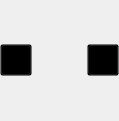
<?xml version="1.0" encoding="UTF-8"?>
<ui version="4.0">
 <class>table_widget</class>
 <widget class="QWidget" name="table_widget">
  <property name="geometry">
   <rect>
    <x>0</x>
    <y>0</y>
    <width>119</width>
    <height>121</height>
   </rect>
  </property>
  <property name="minimumSize">
   <size>
    <width>119</width>
    <height>121</height>
   </size>
  </property>
  <property name="maximumSize">
   <size>
    <width>119</width>
    <height>121</height>
   </size>
  </property>
  <property name="windowTitle">
   <string>Form</string>
  </property>
  <property name="styleSheet">
   <string notr="true"/>
  </property>
  <layout class="QHBoxLayout" name="horizontalLayout" stretch="1,0,1">
   <property name="spacing">
    <number>0</number>
   </property>
   <property name="margin">
    <number>0</number>
   </property>
   <item>
    <widget class="QPushButton" name="left_btn">
     <property name="minimumSize">
      <size>
       <width>32</width>
       <height>32</height>
      </size>
     </property>
     <property name="maximumSize">
      <size>
       <width>32</width>
       <height>32</height>
      </size>
     </property>
     <property name="styleSheet">
      <string notr="true">QPushButton{
background-color:transparent;
}
QPushButton::hover{
border: 1px solid rgba(255,255,255,100);
background-color:transparent;
}</string>
     </property>
     <property name="text">
      <string/>
     </property>
    </widget>
   </item>
   <item>
    <spacer name="horizontalSpacer">
     <property name="orientation">
      <enum>Qt::Horizontal</enum>
     </property>
     <property name="sizeHint" stdset="0">
      <size>
       <width>40</width>
       <height>20</height>
      </size>
     </property>
    </spacer>
   </item>
   <item>
    <widget class="QPushButton" name="right_btn">
     <property name="minimumSize">
      <size>
       <width>32</width>
       <height>32</height>
      </size>
     </property>
     <property name="maximumSize">
      <size>
       <width>32</width>
       <height>32</height>
      </size>
     </property>
     <property name="styleSheet">
      <string notr="true">QPushButton{
background-color:transparent;
}
QPushButton::hover{
border: 1px solid rgba(255,255,255,100);
background-color:transparent;
}</string>
     </property>
     <property name="text">
      <string/>
     </property>
    </widget>
   </item>
  </layout>
 </widget>
 <resources>
  <include location="../../../img/img.qrc"/>
 </resources>
 <connections/>
</ui>
